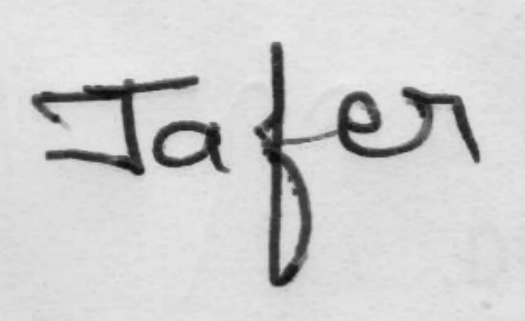
#> input picture name__.png, 525 x 321 px, found by its file name
$ jupyter execute --allow-errors 'Char Seg Numpy.ipynb'   (older library calls are emulated)
#> lines starting #> are read from the running program, lines starting #| are printed output that depends on the picture; after the words box and inside, x2 and y2 are one past the last pixel; in counts of white or black regions, pixels touching at a corner belong together
[cell 1]
# Import all necessary packages
import numpy as np
import cv2
import matplotlib.pyplot as plt

[cell 2]
img = cv2.imread("Data.png")
ret,thresh = cv2.threshold(img,127,255,cv2.THRESH_BINARY_INV)
#> (the rest of this cell did not finish here and is left out)

Find Contours and Mark it so that only non separable words are together .

[cell 3]
img = cv2.imread("name__.png",0)
#> img is the input picture: shape (321, 525); min 13, max 236, mean 207.8
ret,thresh = cv2.threshold(img,127,255,cv2.THRESH_BINARY)
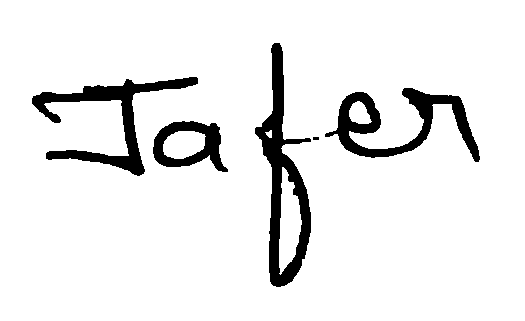
#> thresh: shape (321, 525); 92% white; 5 black regions (1 under 20 px), largest, box (x1, y1, x2, y2) and area: (255, 43, 311, 287) 4558, (32, 77, 198, 176) 3676, (325, 88, 480, 162) 3547, (153, 121, 228, 172) 1726
plt.imshow(thresh)
# [25 lines of commented-out code are left out]

[cell 4]
img = cv2.imread("name.png")
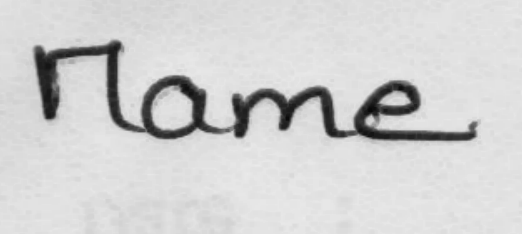
#> input picture name.png, 522 x 234 px, found by its file name
#> img is the input picture: shape (234, 522, 3); min 8, max 234, mean 208.3
plt.imshow(img, cmap=plt.get_cmap("gray"))

[cell 5]
plt.hist(img.ravel(),256,[0,256])
plt.show()
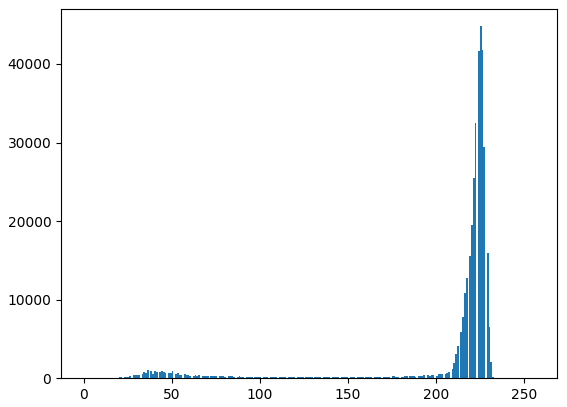
#> figure drawn by matplotlib, 1 panel; tallest bar 44808 high, from x = 225 to 226

[cell 6]
import cv2
import numpy as np
# import matplotlib.pyplot as plt

img = cv2.imread("name.png", 0)
#> img: shape (234, 522); min 8, max 234, mean 208.3
hist,bins = np.histogram(img.ravel(),256,[0,256])
#> hist = 256 values, max 14936 at index 225, min 0 at index 0, mean 477.1; bins = 257 values from 0 to 256
print (hist , bins)
#| [    0     0     0     0     0     0     0     0     9     3     0    12
#|      0    13     1     9    19     0     5    15    32    55     0    34
#|     44    53    84     0   124   136   129   152     0   167   245   202
#|    351     0   299   194   286   270     0   248   303   255   209     0
#|    232   213   299     0   194   201   136   120     0   170   123   120
#|    112     0   113   132    83   128     0   114    86    85    83     0
#|     74    99    98    93     0    87    88    81    71     0   [  0.   1.   2.   3.   4.   5.   6.   7.   8.   9.  10.  11.  12.  13.
#|   14.  15.  16.  17.  18.  19.  20.  21.  22.  23.  24.  25.  26.  27.
#|   28.  29.  30.  31.  32.  33.  34.  35.  36.  37.  38.  39.  40.  41.
#|   42.  43.  44.  45.  46.  47.  48.  49.  50.  51.  52.  53.  54.  55.
#|   56.  57.  58.  59.  60.  61.  62.  63.  64.  65.  66.  67.  68.  69.
#|   70.  71.  72.  73.  74.  75.  76.  77.  78.  79.  80.  81.  82.  83.
#> (further printed lines are left out)

[cell 7]
import numpy as np
import cv2

img = cv2.imread("name__.png")

x_sum = cv2.reduce(img, 0, cv2.REDUCE_SUM, dtype=cv2.CV_32S)
#> x_sum = 525 rows, first 8: [71118, 71118, 71118], [71114, 71114, 71114], [71085, 71085, 71085], [71072, 71072, 71072], [71009, 71009, 71009], [70928, 70928, 70928], [70875, 70875, 70875], [71057, 71057, 71057]
y_sum = cv2.reduce(img, 1, cv2.REDUCE_SUM, dtype=cv2.CV_32S)
#> y_sum = 321 rows, first 8: [118701, 118701, 118701], [118557, 118557, 118557], [118366, 118366, 118366], [118326, 118326, 118326], [118548, 118548, 118548], [118446, 118446, 118446], [118403, 118403, 118403], [118527, 118527, 118527]

[cell 8]
print (x_sum/255)
#> (printed output is left out)

[cell 9]
img = cv2.imread("Data.png")
ret , thresh = cv2.threshold(img,127,255,cv2.THRESH_BINARY_INV)
cv2.imwrite("bwData.png",thresh)
#> Out = True

#> (a cell that did not finish here is left out)

[cell 11]
# To find width and height
img = cv2.imread("Data.png",0)
#> (the rest of this cell did not finish here and is left out)

#> (a cell that did not finish here is left out)

#> (a cell that did not finish here is left out)

#> (a cell that did not finish here is left out)

[cell 15]
print (img)
#| None

[cell 16]
a = np.arange(20).reshape((5,4))

[cell 17]
a

[cell 18]
a[-1]

[cell 19]
D = np.transpose(a)

[cell 20]
D

[cell 21]
for i in D:
    for val in i:
        print (val)
